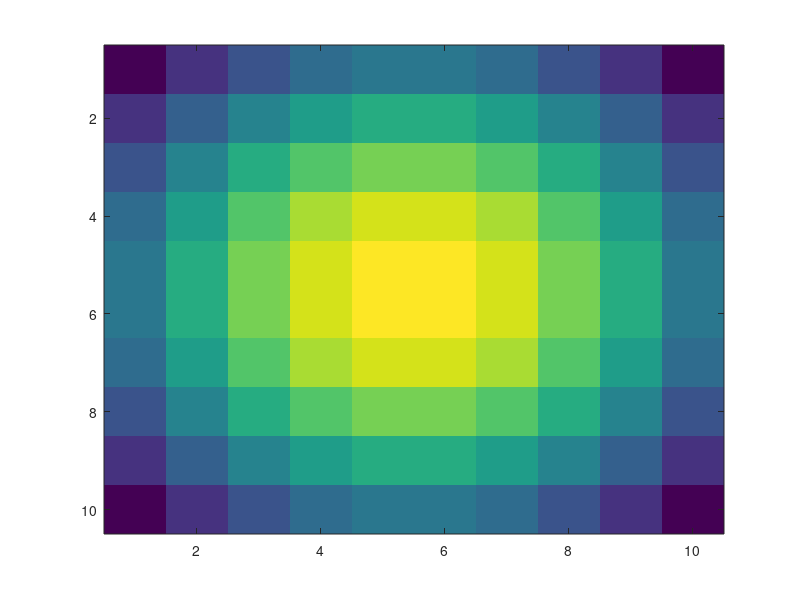

MATLAB code for this plot: (Note: this script raises an error after producing the figure.)
kernelsize = 10;
sigma = 5;
h = fspecial('gaussian',kernelsize, sigma);
% also can use surface(h)
mesh(h);
imagesc(h);
outim = imfilter(im,h); 
imshow(outim);

